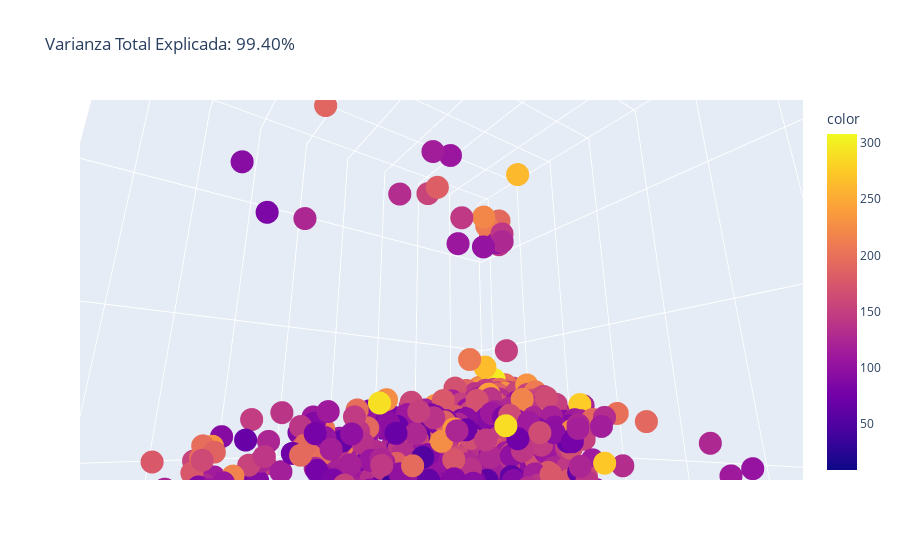

Notebook code for this chart:
### Markdown cell above
### 5.0 Principal Components Analysis **(PCA)** y KMeans

> Realizaremos un análisis de componentes principales y los graficaremos para ver si es posible ver algún patrón en los datos, esto se realizará previamente a la aplicación de técnicas de clustering.

### Code cell
# Graficaremos PCA con 3 componentes
scaler = StandardScaler()
df_clustering_pca = df_clustering.copy()#scaler.fit_transform(df_clustering)
X = df_clustering_pca#.drop('minutes', axis = 1).copy()
y = df_clustering_pca['minutes'].copy()#_std['surface'].copy()

pca = PCA(n_components = 3) 
components = pca.fit_transform(X)#,y)

total_var = pca.explained_variance_ratio_.sum() * 100

fig = px.scatter_3d(
    components, x=0, y=1, color=y, z=2,
    title=f'Varianza Total Explicada: {total_var:.2f}%',
    labels={'0': 'PC 1', '1': 'PC 2', '2': 'PC 3'}
)
fig.show()

### Figure 1 — Plotly figure (JSON) as saved in the notebook; plotly's stock layout.template omitted (floating-point values rounded to 4 significant figures; data arrays with more than 128 entries replaced by an {"elided": "..."} marker saying what was removed)
{"data": [{"hovertemplate": "PC 1=%{x}<br>PC 2=%{y}<br>PC 3=%{z}<br>color=%{marker.color}<extra></extra>", "legendgroup": "", "marker": {"color": {"elided": "5608 int values"}, "coloraxis": "coloraxis", "symbol": "circle"}, "mode": "markers", "name": "", "scene": "scene", "showlegend": false, "type": "scatter3d", "x": {"elided": "5608 float values"}, "y": {"elided": "5608 float values"}, "z": {"elided": "5608 float values"}}], "layout": {"autosize": true, "coloraxis": {"colorbar": {"title": {"text": "color"}}, "colorscale": [[0, "#0d0887"], [0.1111, "#46039f"], [0.2222, "#7201a8"], [0.3333, "#9c179e"], [0.4444, "#bd3786"], [0.5556, "#d8576b"], [0.6667, "#ed7953"], [0.7778, "#fb9f3a"], [0.8889, "#fdca26"], [1, "#f0f921"]]}, "legend": {"tracegroupgap": 0}, "scene": {"aspectmode": "auto", "aspectratio": {"x": 1, "y": 1, "z": 1}, "camera": {"center": {"x": 0, "y": 0, "z": 0}, "eye": {"x": 0.3684, "y": 0.5247, "z": -0.1953}, "projection": {"type": "perspective"}, "up": {"x": 0, "y": 0, "z": 1}}, "domain": {"x": [0, 1], "y": [0, 1]}, "xaxis": {"title": {"text": "PC 1"}, "type": "linear"}, "yaxis": {"title": {"text": "PC 2"}, "type": "linear"}, "zaxis": {"title": {"text": "PC 3"}, "type": "linear"}}, "title": {"text": "Varianza Total Explicada: 99.40%"}}}
